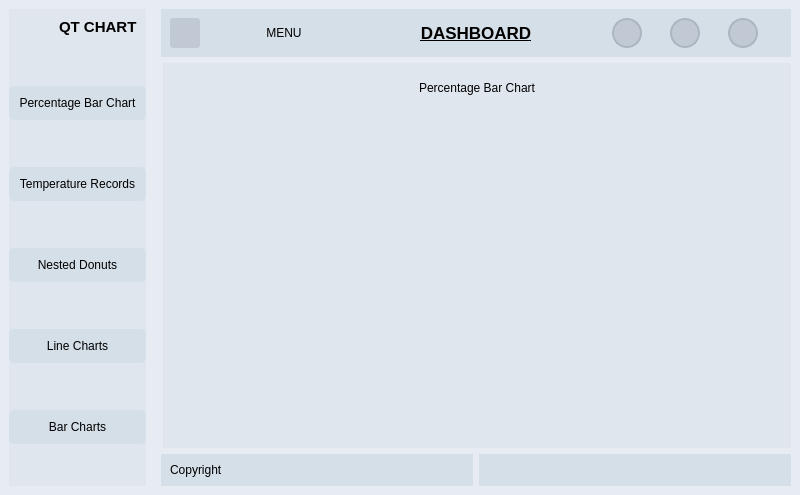
<?xml version="1.0" encoding="UTF-8"?>
<ui version="4.0">
 <class>MainWindow</class>
 <widget class="QMainWindow" name="MainWindow">
  <property name="geometry">
   <rect>
    <x>0</x>
    <y>0</y>
    <width>800</width>
    <height>495</height>
   </rect>
  </property>
  <property name="windowTitle">
   <string>MainWindow</string>
  </property>
  <widget class="QWidget" name="centralwidget">
   <property name="styleSheet">
    <string notr="true">*{
color: #000;
font-size 12px;
border: nine;
background :none;
}

/* Changes the background colour of the application*/
#centralwidget{
background-color: rgb(230, 236, 242);
}

/* Changes all pages and the side select menu to a darker colour*/
#left_menu_widget, #percentage_bar_chart, #nested_donuts, #line_charts, #bar_charts, #temperature_bar_chart{
background-color: rgba(213, 223, 232, 100);
}

/* Changes sorrounding frame colours*/
#header_frame, #frame_11, #frame_12{
background-color: rgb(213, 223, 232);
}

/* Changes the colour of the selection buttons in the left slide widget*/
#frame_4 QPushButton{
padding: 10px;
border-radius: 5px;
background-color: rgb(213, 223, 232);
}

/* Changes colour of the menu button*/
#frame_8 QPushButton{
padding: 5px;
border-radius: 3px;
background-color: rgb(192, 201, 212);
}

/* Changes to colouring of minimise, maximise and close buttons*/
#frame_9 QPushButton{
border-radius: 15px;
background-color: rgb(192, 201, 212);
border: 2px solid rgb(172, 181, 192);
}


/* Changes colour of buttons when hovered over */
#frame_4 QPushButton:hover{
background-color: rgb(193, 203, 212);
}

#frame_9 QPushButton:hover{
background-color:rgb(172, 181, 192);
}

#frame_8 QPushButton:hover{
background-color:rgb(172, 181, 192);
}</string>
   </property>
   <layout class="QHBoxLayout" name="horizontalLayout">
    <item>
     <widget class="QWidget" name="left_menu_widget" native="true">
      <property name="sizePolicy">
       <sizepolicy hsizetype="Preferred" vsizetype="MinimumExpanding">
        <horstretch>0</horstretch>
        <verstretch>0</verstretch>
       </sizepolicy>
      </property>
      <property name="maximumSize">
       <size>
        <width>160</width>
        <height>16777215</height>
       </size>
      </property>
      <property name="layoutDirection">
       <enum>Qt::LeftToRight</enum>
      </property>
      <layout class="QVBoxLayout" name="verticalLayout">
       <property name="spacing">
        <number>0</number>
       </property>
       <property name="leftMargin">
        <number>0</number>
       </property>
       <property name="topMargin">
        <number>0</number>
       </property>
       <property name="rightMargin">
        <number>0</number>
       </property>
       <property name="bottomMargin">
        <number>0</number>
       </property>
       <item>
        <widget class="QFrame" name="frame_3">
         <property name="sizePolicy">
          <sizepolicy hsizetype="Preferred" vsizetype="Minimum">
           <horstretch>0</horstretch>
           <verstretch>0</verstretch>
          </sizepolicy>
         </property>
         <property name="frameShape">
          <enum>QFrame::StyledPanel</enum>
         </property>
         <property name="frameShadow">
          <enum>QFrame::Raised</enum>
         </property>
         <layout class="QHBoxLayout" name="horizontalLayout_7">
          <item>
           <widget class="QLabel" name="label_10">
            <property name="text">
             <string/>
            </property>
            <property name="pixmap">
             <pixmap resource="resources.qrc">:/icons/icons8-pie-chart-32.png</pixmap>
            </property>
            <property name="alignment">
             <set>Qt::AlignCenter</set>
            </property>
           </widget>
          </item>
          <item>
           <widget class="QLabel" name="label">
            <property name="font">
             <font>
              <pointsize>11</pointsize>
              <bold>true</bold>
             </font>
            </property>
            <property name="text">
             <string>QT CHART</string>
            </property>
           </widget>
          </item>
         </layout>
        </widget>
       </item>
       <item>
        <widget class="QFrame" name="frame_4">
         <property name="sizePolicy">
          <sizepolicy hsizetype="Preferred" vsizetype="Expanding">
           <horstretch>0</horstretch>
           <verstretch>0</verstretch>
          </sizepolicy>
         </property>
         <property name="maximumSize">
          <size>
           <width>16777215</width>
           <height>16777215</height>
          </size>
         </property>
         <property name="frameShape">
          <enum>QFrame::StyledPanel</enum>
         </property>
         <property name="frameShadow">
          <enum>QFrame::Raised</enum>
         </property>
         <layout class="QVBoxLayout" name="verticalLayout_3">
          <property name="leftMargin">
           <number>0</number>
          </property>
          <property name="topMargin">
           <number>0</number>
          </property>
          <property name="rightMargin">
           <number>0</number>
          </property>
          <property name="bottomMargin">
           <number>0</number>
          </property>
          <item>
           <widget class="QPushButton" name="pushButton">
            <property name="text">
             <string>Percentage Bar Chart</string>
            </property>
            <property name="icon">
             <iconset resource="resources.qrc">
              <normaloff>:/icons/icons8-bar-chart-32.png</normaloff>:/icons/icons8-bar-chart-32.png</iconset>
            </property>
           </widget>
          </item>
          <item>
           <widget class="QPushButton" name="pushButton_5">
            <property name="text">
             <string>Temperature Records</string>
            </property>
            <property name="icon">
             <iconset resource="resources.qrc">
              <normaloff>:/icons/icons8-temperature-32.png</normaloff>:/icons/icons8-temperature-32.png</iconset>
            </property>
           </widget>
          </item>
          <item>
           <widget class="QPushButton" name="pushButton_2">
            <property name="text">
             <string>Nested Donuts</string>
            </property>
            <property name="icon">
             <iconset resource="resources.qrc">
              <normaloff>:/icons/icons8-doughnut-chart-32.png</normaloff>:/icons/icons8-doughnut-chart-32.png</iconset>
            </property>
           </widget>
          </item>
          <item>
           <widget class="QPushButton" name="pushButton_3">
            <property name="text">
             <string>Line Charts</string>
            </property>
            <property name="icon">
             <iconset resource="resources.qrc">
              <normaloff>:/icons/icons8-line-chart-32.png</normaloff>:/icons/icons8-line-chart-32.png</iconset>
            </property>
           </widget>
          </item>
          <item>
           <widget class="QPushButton" name="pushButton_4">
            <property name="text">
             <string>Bar Charts</string>
            </property>
            <property name="icon">
             <iconset resource="resources.qrc">
              <normaloff>:/icons/icons8-improvement-32.png</normaloff>:/icons/icons8-improvement-32.png</iconset>
            </property>
           </widget>
          </item>
         </layout>
        </widget>
       </item>
      </layout>
     </widget>
    </item>
    <item>
     <widget class="QFrame" name="frame_2">
      <property name="frameShape">
       <enum>QFrame::StyledPanel</enum>
      </property>
      <property name="frameShadow">
       <enum>QFrame::Raised</enum>
      </property>
      <layout class="QVBoxLayout" name="verticalLayout_4">
       <property name="topMargin">
        <number>0</number>
       </property>
       <property name="rightMargin">
        <number>0</number>
       </property>
       <property name="bottomMargin">
        <number>0</number>
       </property>
       <item>
        <widget class="QFrame" name="header_frame">
         <property name="frameShape">
          <enum>QFrame::StyledPanel</enum>
         </property>
         <property name="frameShadow">
          <enum>QFrame::Raised</enum>
         </property>
         <layout class="QHBoxLayout" name="horizontalLayout_2">
          <property name="spacing">
           <number>0</number>
          </property>
          <property name="leftMargin">
           <number>0</number>
          </property>
          <property name="topMargin">
           <number>0</number>
          </property>
          <property name="rightMargin">
           <number>0</number>
          </property>
          <property name="bottomMargin">
           <number>0</number>
          </property>
          <item>
           <widget class="QFrame" name="frame_8">
            <property name="frameShape">
             <enum>QFrame::StyledPanel</enum>
            </property>
            <property name="frameShadow">
             <enum>QFrame::Raised</enum>
            </property>
            <layout class="QHBoxLayout" name="horizontalLayout_3">
             <item>
              <widget class="QPushButton" name="pushButton_6">
               <property name="maximumSize">
                <size>
                 <width>30</width>
                 <height>30</height>
                </size>
               </property>
               <property name="text">
                <string/>
               </property>
               <property name="icon">
                <iconset resource="resources.qrc">
                 <normaloff>:/icons/icons8-menu-32.png</normaloff>:/icons/icons8-menu-32.png</iconset>
               </property>
               <property name="iconSize">
                <size>
                 <width>20</width>
                 <height>20</height>
                </size>
               </property>
              </widget>
             </item>
             <item>
              <widget class="QLabel" name="label_2">
               <property name="text">
                <string>MENU</string>
               </property>
               <property name="alignment">
                <set>Qt::AlignCenter</set>
               </property>
              </widget>
             </item>
            </layout>
           </widget>
          </item>
          <item>
           <widget class="QFrame" name="frame_10">
            <property name="frameShape">
             <enum>QFrame::StyledPanel</enum>
            </property>
            <property name="frameShadow">
             <enum>QFrame::Raised</enum>
            </property>
            <layout class="QHBoxLayout" name="horizontalLayout_4">
             <item>
              <widget class="QLabel" name="label_3">
               <property name="font">
                <font>
                 <pointsize>13</pointsize>
                 <bold>true</bold>
                 <underline>true</underline>
                </font>
               </property>
               <property name="text">
                <string>DASHBOARD</string>
               </property>
               <property name="alignment">
                <set>Qt::AlignCenter</set>
               </property>
              </widget>
             </item>
            </layout>
           </widget>
          </item>
          <item>
           <widget class="QFrame" name="frame_9">
            <property name="frameShape">
             <enum>QFrame::StyledPanel</enum>
            </property>
            <property name="frameShadow">
             <enum>QFrame::Raised</enum>
            </property>
            <layout class="QHBoxLayout" name="horizontalLayout_5">
             <item>
              <widget class="QPushButton" name="pushButton_9">
               <property name="minimumSize">
                <size>
                 <width>30</width>
                 <height>30</height>
                </size>
               </property>
               <property name="maximumSize">
                <size>
                 <width>30</width>
                 <height>30</height>
                </size>
               </property>
               <property name="text">
                <string/>
               </property>
               <property name="icon">
                <iconset resource="resources.qrc">
                 <normaloff>:/icons/icons8-macos-minimize-32.png</normaloff>:/icons/icons8-macos-minimize-32.png</iconset>
               </property>
               <property name="iconSize">
                <size>
                 <width>20</width>
                 <height>20</height>
                </size>
               </property>
              </widget>
             </item>
             <item>
              <widget class="QPushButton" name="pushButton_8">
               <property name="maximumSize">
                <size>
                 <width>30</width>
                 <height>30</height>
                </size>
               </property>
               <property name="text">
                <string/>
               </property>
               <property name="icon">
                <iconset resource="resources.qrc">
                 <normaloff>:/icons/icons8-enlarge-32.png</normaloff>:/icons/icons8-enlarge-32.png</iconset>
               </property>
               <property name="iconSize">
                <size>
                 <width>20</width>
                 <height>20</height>
                </size>
               </property>
              </widget>
             </item>
             <item>
              <widget class="QPushButton" name="pushButton_7">
               <property name="maximumSize">
                <size>
                 <width>30</width>
                 <height>30</height>
                </size>
               </property>
               <property name="text">
                <string/>
               </property>
               <property name="icon">
                <iconset resource="resources.qrc">
                 <normaloff>:/icons/icons8-cancel-32.png</normaloff>:/icons/icons8-cancel-32.png</iconset>
               </property>
               <property name="iconSize">
                <size>
                 <width>20</width>
                 <height>20</height>
                </size>
               </property>
              </widget>
             </item>
            </layout>
           </widget>
          </item>
         </layout>
        </widget>
       </item>
       <item>
        <widget class="QFrame" name="frame_7">
         <property name="frameShape">
          <enum>QFrame::StyledPanel</enum>
         </property>
         <property name="frameShadow">
          <enum>QFrame::Raised</enum>
         </property>
         <layout class="QVBoxLayout" name="verticalLayout_6">
          <property name="spacing">
           <number>0</number>
          </property>
          <property name="leftMargin">
           <number>2</number>
          </property>
          <property name="topMargin">
           <number>0</number>
          </property>
          <property name="rightMargin">
           <number>0</number>
          </property>
          <property name="bottomMargin">
           <number>0</number>
          </property>
          <item>
           <widget class="QStackedWidget" name="stackedWidget">
            <widget class="QWidget" name="percentage_bar_chart">
             <layout class="QVBoxLayout" name="verticalLayout_7">
              <item alignment="Qt::AlignTop">
               <widget class="QFrame" name="frame_13">
                <property name="frameShape">
                 <enum>QFrame::StyledPanel</enum>
                </property>
                <property name="frameShadow">
                 <enum>QFrame::Raised</enum>
                </property>
                <layout class="QVBoxLayout" name="verticalLayout_8">
                 <item alignment="Qt::AlignTop">
                  <widget class="QLabel" name="label_5">
                   <property name="text">
                    <string>Percentage Bar Chart</string>
                   </property>
                   <property name="alignment">
                    <set>Qt::AlignCenter</set>
                   </property>
                  </widget>
                 </item>
                </layout>
               </widget>
              </item>
              <item>
               <widget class="QFrame" name="frame_14">
                <property name="sizePolicy">
                 <sizepolicy hsizetype="Preferred" vsizetype="Expanding">
                  <horstretch>0</horstretch>
                  <verstretch>0</verstretch>
                 </sizepolicy>
                </property>
                <property name="frameShape">
                 <enum>QFrame::StyledPanel</enum>
                </property>
                <property name="frameShadow">
                 <enum>QFrame::Raised</enum>
                </property>
                <layout class="QGridLayout" name="gridLayout"/>
               </widget>
              </item>
             </layout>
            </widget>
            <widget class="QWidget" name="temperature_bar_chart">
             <layout class="QVBoxLayout" name="verticalLayout_10">
              <item>
               <widget class="QFrame" name="frame_15">
                <property name="frameShape">
                 <enum>QFrame::StyledPanel</enum>
                </property>
                <property name="frameShadow">
                 <enum>QFrame::Raised</enum>
                </property>
                <layout class="QVBoxLayout" name="verticalLayout_9">
                 <item alignment="Qt::AlignTop">
                  <widget class="QLabel" name="label_6">
                   <property name="text">
                    <string>Temperature Records</string>
                   </property>
                   <property name="alignment">
                    <set>Qt::AlignCenter</set>
                   </property>
                  </widget>
                 </item>
                </layout>
               </widget>
              </item>
              <item>
               <widget class="QFrame" name="frame_16">
                <property name="sizePolicy">
                 <sizepolicy hsizetype="Preferred" vsizetype="Expanding">
                  <horstretch>0</horstretch>
                  <verstretch>0</verstretch>
                 </sizepolicy>
                </property>
                <property name="frameShape">
                 <enum>QFrame::StyledPanel</enum>
                </property>
                <property name="frameShadow">
                 <enum>QFrame::Raised</enum>
                </property>
                <layout class="QGridLayout" name="gridLayout_2"/>
               </widget>
              </item>
             </layout>
            </widget>
            <widget class="QWidget" name="nested_donuts">
             <layout class="QVBoxLayout" name="verticalLayout_12">
              <item>
               <widget class="QFrame" name="frame_17">
                <property name="frameShape">
                 <enum>QFrame::StyledPanel</enum>
                </property>
                <property name="frameShadow">
                 <enum>QFrame::Raised</enum>
                </property>
                <layout class="QVBoxLayout" name="verticalLayout_11">
                 <item alignment="Qt::AlignTop">
                  <widget class="QLabel" name="label_7">
                   <property name="text">
                    <string>Nested Donuts</string>
                   </property>
                   <property name="alignment">
                    <set>Qt::AlignCenter</set>
                   </property>
                  </widget>
                 </item>
                </layout>
               </widget>
              </item>
              <item>
               <widget class="QFrame" name="frame_18">
                <property name="sizePolicy">
                 <sizepolicy hsizetype="Preferred" vsizetype="Expanding">
                  <horstretch>0</horstretch>
                  <verstretch>0</verstretch>
                 </sizepolicy>
                </property>
                <property name="frameShape">
                 <enum>QFrame::StyledPanel</enum>
                </property>
                <property name="frameShadow">
                 <enum>QFrame::Raised</enum>
                </property>
                <layout class="QGridLayout" name="gridLayout_3"/>
               </widget>
              </item>
             </layout>
            </widget>
            <widget class="QWidget" name="line_charts">
             <layout class="QVBoxLayout" name="verticalLayout_14">
              <item>
               <widget class="QFrame" name="frame_19">
                <property name="frameShape">
                 <enum>QFrame::StyledPanel</enum>
                </property>
                <property name="frameShadow">
                 <enum>QFrame::Raised</enum>
                </property>
                <layout class="QVBoxLayout" name="verticalLayout_13">
                 <item alignment="Qt::AlignTop">
                  <widget class="QLabel" name="label_8">
                   <property name="text">
                    <string>Line Charts</string>
                   </property>
                   <property name="alignment">
                    <set>Qt::AlignCenter</set>
                   </property>
                  </widget>
                 </item>
                </layout>
               </widget>
              </item>
              <item>
               <widget class="QFrame" name="frame_20">
                <property name="sizePolicy">
                 <sizepolicy hsizetype="Preferred" vsizetype="Expanding">
                  <horstretch>0</horstretch>
                  <verstretch>0</verstretch>
                 </sizepolicy>
                </property>
                <property name="frameShape">
                 <enum>QFrame::StyledPanel</enum>
                </property>
                <property name="frameShadow">
                 <enum>QFrame::Raised</enum>
                </property>
                <layout class="QGridLayout" name="gridLayout_4"/>
               </widget>
              </item>
             </layout>
            </widget>
            <widget class="QWidget" name="bar_charts">
             <layout class="QVBoxLayout" name="verticalLayout_16">
              <item>
               <widget class="QFrame" name="frame_21">
                <property name="frameShape">
                 <enum>QFrame::StyledPanel</enum>
                </property>
                <property name="frameShadow">
                 <enum>QFrame::Raised</enum>
                </property>
                <layout class="QVBoxLayout" name="verticalLayout_15">
                 <item alignment="Qt::AlignTop">
                  <widget class="QLabel" name="label_9">
                   <property name="text">
                    <string>Bar Charts</string>
                   </property>
                   <property name="alignment">
                    <set>Qt::AlignCenter</set>
                   </property>
                  </widget>
                 </item>
                </layout>
               </widget>
              </item>
              <item>
               <widget class="QFrame" name="frame_22">
                <property name="sizePolicy">
                 <sizepolicy hsizetype="Preferred" vsizetype="Expanding">
                  <horstretch>0</horstretch>
                  <verstretch>0</verstretch>
                 </sizepolicy>
                </property>
                <property name="frameShape">
                 <enum>QFrame::StyledPanel</enum>
                </property>
                <property name="frameShadow">
                 <enum>QFrame::Raised</enum>
                </property>
                <layout class="QGridLayout" name="gridLayout_5"/>
               </widget>
              </item>
             </layout>
            </widget>
           </widget>
          </item>
         </layout>
        </widget>
       </item>
       <item>
        <widget class="QFrame" name="frame_6">
         <property name="frameShape">
          <enum>QFrame::StyledPanel</enum>
         </property>
         <property name="frameShadow">
          <enum>QFrame::Raised</enum>
         </property>
         <layout class="QHBoxLayout" name="horizontalLayout_6">
          <property name="leftMargin">
           <number>0</number>
          </property>
          <property name="topMargin">
           <number>0</number>
          </property>
          <property name="rightMargin">
           <number>0</number>
          </property>
          <property name="bottomMargin">
           <number>0</number>
          </property>
          <item>
           <widget class="QFrame" name="frame_11">
            <property name="frameShape">
             <enum>QFrame::StyledPanel</enum>
            </property>
            <property name="frameShadow">
             <enum>QFrame::Raised</enum>
            </property>
            <layout class="QVBoxLayout" name="verticalLayout_5">
             <property name="leftMargin">
              <number>9</number>
             </property>
             <item>
              <widget class="QLabel" name="label_4">
               <property name="text">
                <string>Copyright</string>
               </property>
              </widget>
             </item>
            </layout>
           </widget>
          </item>
          <item>
           <widget class="QFrame" name="frame_12">
            <property name="frameShape">
             <enum>QFrame::StyledPanel</enum>
            </property>
            <property name="frameShadow">
             <enum>QFrame::Raised</enum>
            </property>
            <widget class="QFrame" name="size_grip">
             <property name="geometry">
              <rect>
               <x>90</x>
               <y>70</y>
               <width>120</width>
               <height>80</height>
              </rect>
             </property>
             <property name="frameShape">
              <enum>QFrame::StyledPanel</enum>
             </property>
             <property name="frameShadow">
              <enum>QFrame::Raised</enum>
             </property>
            </widget>
           </widget>
          </item>
         </layout>
        </widget>
       </item>
      </layout>
     </widget>
    </item>
   </layout>
  </widget>
 </widget>
 <resources>
  <include location="resources.qrc"/>
 </resources>
 <connections/>
</ui>
